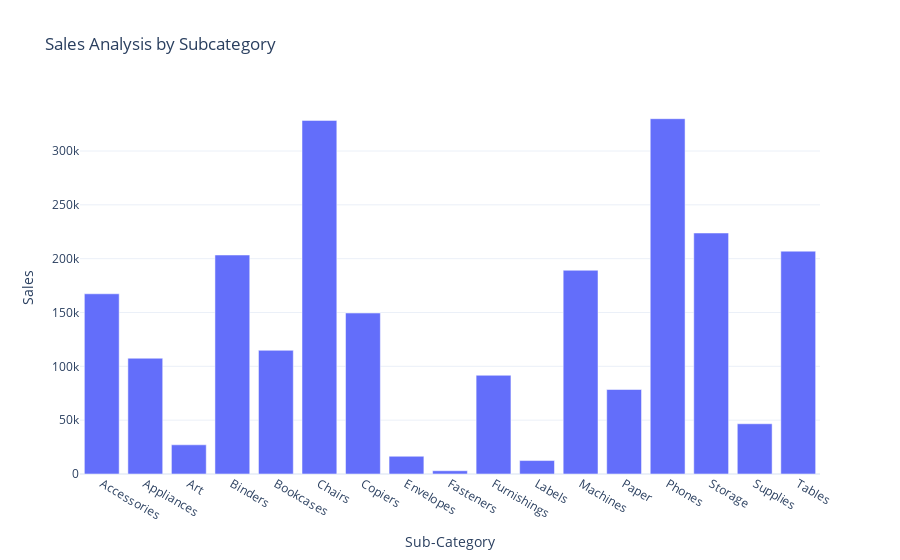

The cell this chart's notebook holds for it:
### Code cell
fig = px.bar(sales_by_subcategory, x='Sub-Category',y= 'Sales', title ="Sales Analysis by Subcategory")
fig.show()

### Figure 1 — Plotly figure (JSON) as saved in the notebook; plotly's stock layout.template omitted (floating-point values rounded to 4 significant figures)
{"data": [{"alignmentgroup": "True", "hovertemplate": "Sub-Category=%{x}<br>Sales=%{y}<extra></extra>", "legendgroup": "", "marker": {"color": "#636efa", "pattern": {"shape": ""}}, "name": "", "offsetgroup": "", "orientation": "v", "showlegend": false, "textposition": "auto", "type": "bar", "x": ["Accessories", "Appliances", "Art", "Binders", "Bookcases", "Chairs", "Copiers", "Envelopes", "Fasteners", "Furnishings", "Labels", "Machines", "Paper", "Phones", "Storage", "Supplies", "Tables"], "xaxis": "x", "y": [167400.0, 107500.0, 27120.0, 203400.0, 114900.0, 328400.0, 149500.0, 16480.0, 3024.0, 91710.0, 12490.0, 189200.0, 78480.0, 330000.0, 223800.0, 46670.0, 207000.0], "yaxis": "y"}], "layout": {"autosize": true, "barmode": "relative", "legend": {"tracegroupgap": 0}, "title": {"text": "Sales Analysis by Subcategory"}, "xaxis": {"anchor": "y", "autorange": true, "domain": [0, 1], "range": [-0.5, 16.5], "title": {"text": "Sub-Category"}, "type": "category"}, "yaxis": {"anchor": "x", "autorange": true, "domain": [0, 1], "range": [0, 347400.0], "title": {"text": "Sales"}, "type": "linear"}}}
